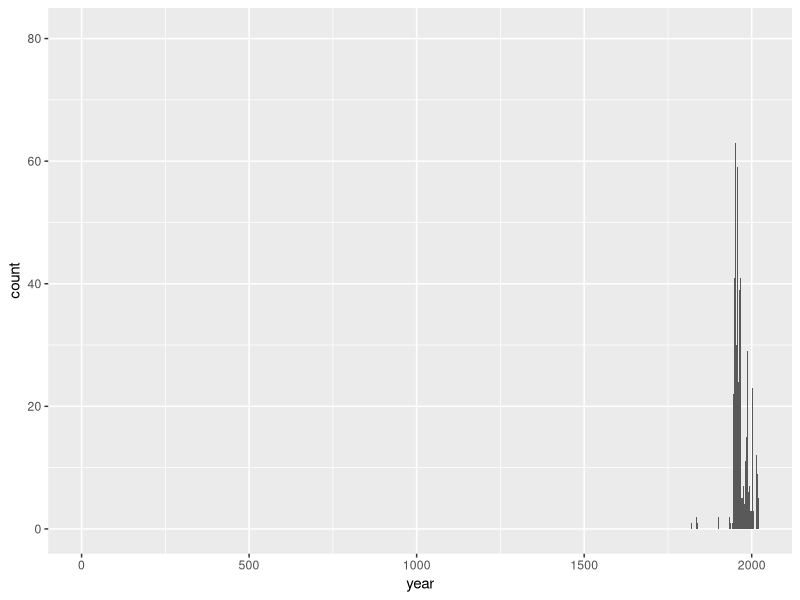
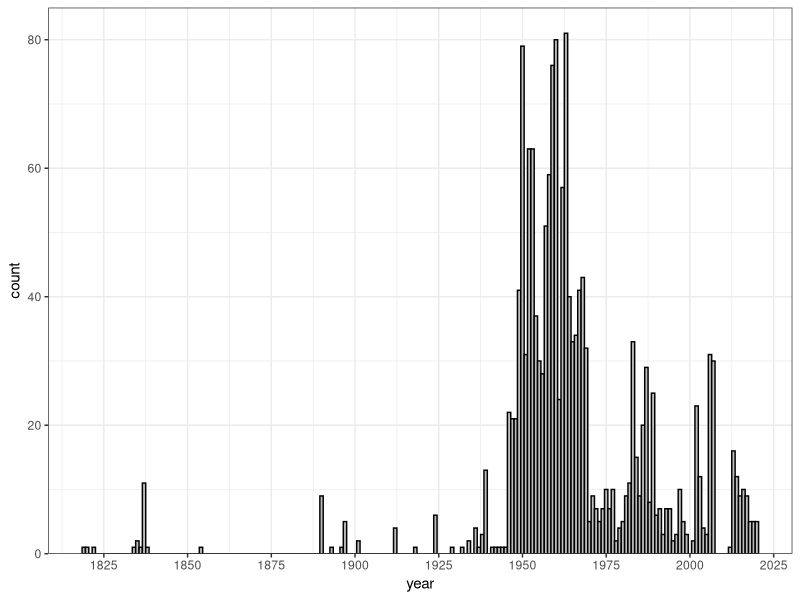

Reproduce these figures in R, in order.
## ---- chunk 1
library(tidyverse) 
library(skimr)
## ---- chunk 2
# Remove eval = FALSE or set it to TRUE once data is ready to be loaded
uoe_art <- read_csv("data/uoe-art.csv")
## ---- chunk 3
uoe_art <- uoe_art %>%
  separate(title, into = c("title", "date"), sep = "\\(") %>%
  mutate(newdate = str_remove(date, "\\Circa")) %>%
  mutate(year = str_remove(newdate, "\\)") %>% as.numeric()) %>%
  select(title, artist, year, link)
## ---- chunk 4
skim(uoe_art)
## ---- chunk 5
ggplot(uoe_art, aes(x = year))+
  geom_histogram(binwidth = 1)

#checking this out
uoe_art %>%
  arrange(year)
## ---- chunk 6
uoe_art <- uoe_art %>%
  mutate(year = if_else(year == 2, 1964, year))

ggplot(uoe_art, aes(x = year))+
  geom_histogram(binwidth = 1, color = "black", fill = "grey")+
  scale_y_continuous(expand = c(0, 0), limits = c(0, 85))+
  scale_x_continuous(n.breaks = 10)+
  theme_bw()
## ---- chunk 7
uoe_art %>%
  count(artist) %>%
  arrange(desc(n))
## ---- chunk 8
uoe_art %>%
  filter(grepl("Child", title))
